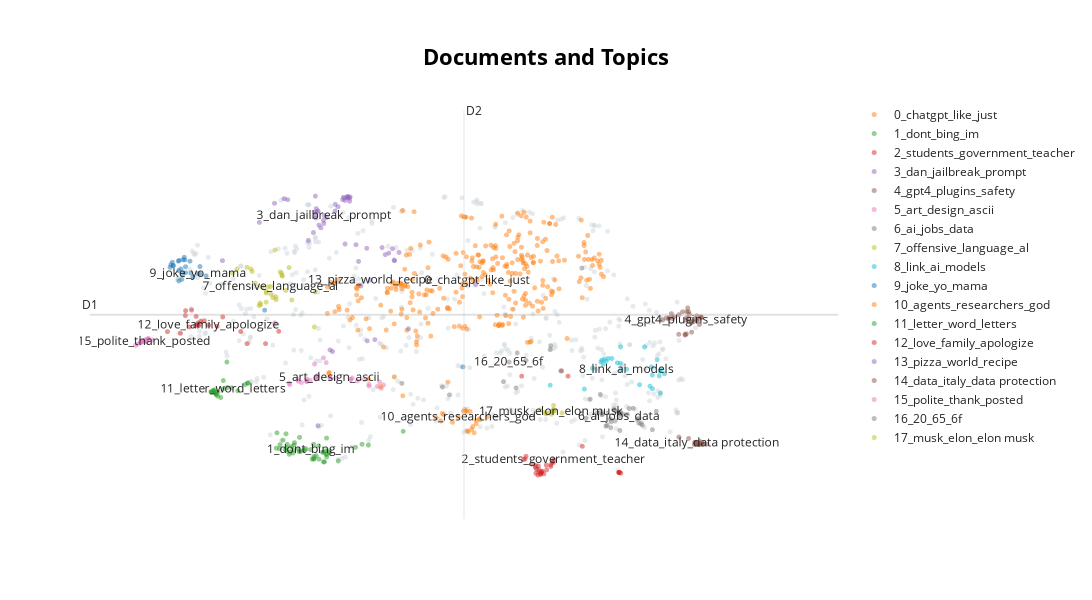

Notebook cell for this chart:
### Code cell
#Plotting the differences and similarities between topics on two axis
print('Map of topics')
model.visualize_documents(data, reduced_embeddings=None, height=600)
